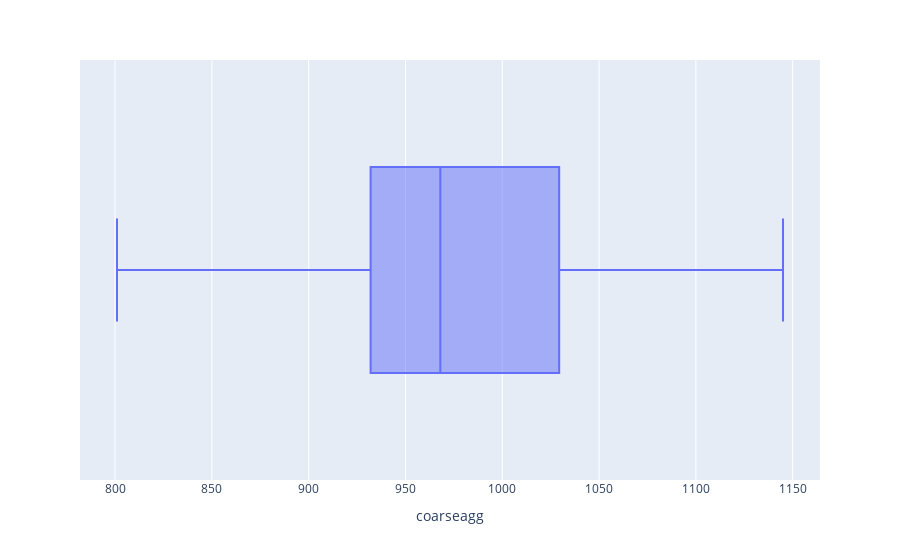

This figure's notebook cell:
### Code cell
fig = px.box(cement, x="coarseagg")
fig.show()

### Figure 1 — Plotly figure (JSON) as saved in the notebook; plotly's stock layout.template omitted (floating-point values rounded to 4 significant figures; data arrays with more than 128 entries replaced by an {"elided": "..."} marker saying what was removed)
{"data": [{"alignmentgroup": "True", "hovertemplate": "coarseagg=%{x}<extra></extra>", "legendgroup": "", "marker": {"color": "#636efa"}, "name": "", "notched": false, "offsetgroup": "", "orientation": "h", "showlegend": false, "type": "box", "x": {"elided": "1030 float values"}, "x0": " ", "xaxis": "x", "y0": " ", "yaxis": "y"}], "layout": {"boxmode": "group", "legend": {"tracegroupgap": 0}, "margin": {"t": 60}, "xaxis": {"anchor": "y", "domain": [0, 1], "title": {"text": "coarseagg"}}, "yaxis": {"anchor": "x", "domain": [0, 1]}}}
